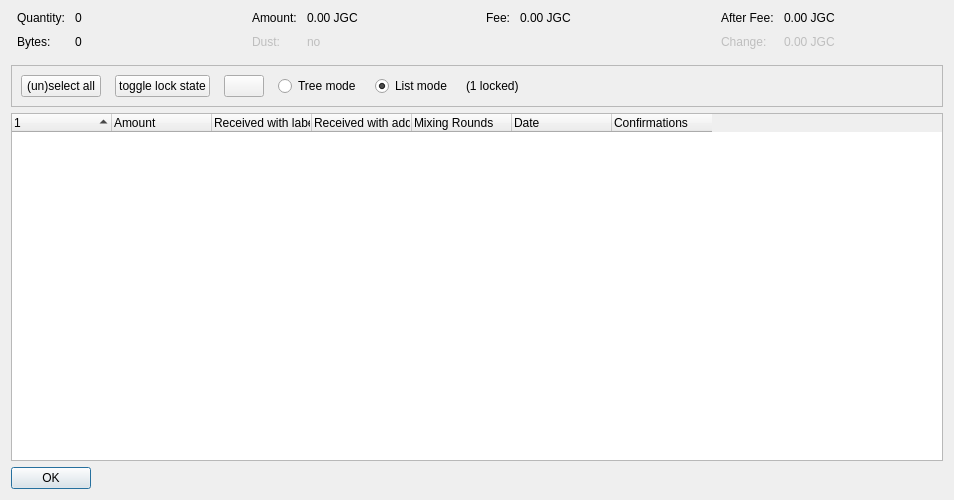
<?xml version="1.0" encoding="UTF-8"?>
<ui version="4.0">
 <class>CoinControlDialog</class>
 <widget class="QDialog" name="CoinControlDialog">
  <property name="geometry">
   <rect>
    <x>0</x>
    <y>0</y>
    <width>954</width>
    <height>500</height>
   </rect>
  </property>
  <property name="windowTitle">
   <string>Coin Selection</string>
  </property>
  <layout class="QVBoxLayout" name="verticalLayout">
   <item>
    <layout class="QHBoxLayout" name="horizontalLayoutTop" stretch="0,0,0,0">
     <property name="topMargin">
      <number>0</number>
     </property>
     <property name="bottomMargin">
      <number>10</number>
     </property>
     <item>
      <layout class="QFormLayout" name="formLayoutCoinControl1">
       <property name="horizontalSpacing">
        <number>10</number>
       </property>
       <property name="verticalSpacing">
        <number>10</number>
       </property>
       <property name="leftMargin">
        <number>6</number>
       </property>
       <property name="rightMargin">
        <number>6</number>
       </property>
       <item row="0" column="0">
        <widget class="QLabel" name="labelCoinControlQuantityText">
         <property name="text">
          <string>Quantity:</string>
         </property>
        </widget>
       </item>
       <item row="0" column="1">
        <widget class="QLabel" name="labelCoinControlQuantity">
         <property name="cursor">
          <cursorShape>IBeamCursor</cursorShape>
         </property>
         <property name="contextMenuPolicy">
          <enum>Qt::ActionsContextMenu</enum>
         </property>
         <property name="text">
          <string notr="true">0</string>
         </property>
         <property name="textInteractionFlags">
          <set>Qt::LinksAccessibleByMouse|Qt::TextSelectableByKeyboard|Qt::TextSelectableByMouse</set>
         </property>
        </widget>
       </item>
       <item row="1" column="0">
        <widget class="QLabel" name="labelCoinControlBytesText">
         <property name="text">
          <string>Bytes:</string>
         </property>
        </widget>
       </item>
       <item row="1" column="1">
        <widget class="QLabel" name="labelCoinControlBytes">
         <property name="cursor">
          <cursorShape>IBeamCursor</cursorShape>
         </property>
         <property name="contextMenuPolicy">
          <enum>Qt::ActionsContextMenu</enum>
         </property>
         <property name="text">
          <string notr="true">0</string>
         </property>
         <property name="textInteractionFlags">
          <set>Qt::LinksAccessibleByMouse|Qt::TextSelectableByKeyboard|Qt::TextSelectableByMouse</set>
         </property>
        </widget>
       </item>
      </layout>
     </item>
     <item>
      <layout class="QFormLayout" name="formLayoutCoinControl2">
       <property name="horizontalSpacing">
        <number>10</number>
       </property>
       <property name="verticalSpacing">
        <number>10</number>
       </property>
       <property name="leftMargin">
        <number>6</number>
       </property>
       <property name="rightMargin">
        <number>6</number>
       </property>
       <item row="0" column="0">
        <widget class="QLabel" name="labelCoinControlAmountText">
         <property name="text">
          <string>Amount:</string>
         </property>
        </widget>
       </item>
       <item row="0" column="1">
        <widget class="QLabel" name="labelCoinControlAmount">
         <property name="cursor">
          <cursorShape>IBeamCursor</cursorShape>
         </property>
         <property name="contextMenuPolicy">
          <enum>Qt::ActionsContextMenu</enum>
         </property>
         <property name="text">
          <string notr="true">0.00 JGC</string>
         </property>
         <property name="textInteractionFlags">
          <set>Qt::LinksAccessibleByMouse|Qt::TextSelectableByKeyboard|Qt::TextSelectableByMouse</set>
         </property>
        </widget>
       </item>
       <item row="1" column="0">
        <widget class="QLabel" name="labelCoinControlLowOutputText">
         <property name="enabled">
          <bool>false</bool>
         </property>
         <property name="text">
          <string>Dust:</string>
         </property>
        </widget>
       </item>
       <item row="1" column="1">
        <widget class="QLabel" name="labelCoinControlLowOutput">
         <property name="enabled">
          <bool>false</bool>
         </property>
         <property name="cursor">
          <cursorShape>IBeamCursor</cursorShape>
         </property>
         <property name="contextMenuPolicy">
          <enum>Qt::ActionsContextMenu</enum>
         </property>
         <property name="text">
          <string notr="true">no</string>
         </property>
         <property name="textInteractionFlags">
          <set>Qt::LinksAccessibleByMouse|Qt::TextSelectableByKeyboard|Qt::TextSelectableByMouse</set>
         </property>
        </widget>
       </item>
      </layout>
     </item>
     <item>
      <layout class="QFormLayout" name="formLayoutCoinControl3">
       <property name="horizontalSpacing">
        <number>10</number>
       </property>
       <property name="verticalSpacing">
        <number>10</number>
       </property>
       <property name="leftMargin">
        <number>6</number>
       </property>
       <property name="rightMargin">
        <number>6</number>
       </property>
       <item row="0" column="0">
        <widget class="QLabel" name="labelCoinControlFeeText">
         <property name="text">
          <string>Fee:</string>
         </property>
        </widget>
       </item>
       <item row="0" column="1">
        <widget class="QLabel" name="labelCoinControlFee">
         <property name="cursor">
          <cursorShape>IBeamCursor</cursorShape>
         </property>
         <property name="contextMenuPolicy">
          <enum>Qt::ActionsContextMenu</enum>
         </property>
         <property name="text">
          <string notr="true">0.00 JGC</string>
         </property>
         <property name="textInteractionFlags">
          <set>Qt::LinksAccessibleByMouse|Qt::TextSelectableByKeyboard|Qt::TextSelectableByMouse</set>
         </property>
        </widget>
       </item>
      </layout>
     </item>
     <item>
      <layout class="QFormLayout" name="formLayoutCoinControl4">
       <property name="horizontalSpacing">
        <number>10</number>
       </property>
       <property name="verticalSpacing">
        <number>10</number>
       </property>
       <property name="leftMargin">
        <number>6</number>
       </property>
       <property name="rightMargin">
        <number>6</number>
       </property>
       <item row="0" column="0">
        <widget class="QLabel" name="labelCoinControlAfterFeeText">
         <property name="text">
          <string>After Fee:</string>
         </property>
        </widget>
       </item>
       <item row="0" column="1">
        <widget class="QLabel" name="labelCoinControlAfterFee">
         <property name="cursor">
          <cursorShape>IBeamCursor</cursorShape>
         </property>
         <property name="contextMenuPolicy">
          <enum>Qt::ActionsContextMenu</enum>
         </property>
         <property name="text">
          <string notr="true">0.00 JGC</string>
         </property>
         <property name="textInteractionFlags">
          <set>Qt::LinksAccessibleByMouse|Qt::TextSelectableByKeyboard|Qt::TextSelectableByMouse</set>
         </property>
        </widget>
       </item>
       <item row="1" column="0">
        <widget class="QLabel" name="labelCoinControlChangeText">
         <property name="enabled">
          <bool>false</bool>
         </property>
         <property name="text">
          <string>Change:</string>
         </property>
        </widget>
       </item>
       <item row="1" column="1">
        <widget class="QLabel" name="labelCoinControlChange">
         <property name="enabled">
          <bool>false</bool>
         </property>
         <property name="cursor">
          <cursorShape>IBeamCursor</cursorShape>
         </property>
         <property name="contextMenuPolicy">
          <enum>Qt::ActionsContextMenu</enum>
         </property>
         <property name="text">
          <string notr="true">0.00 JGC</string>
         </property>
         <property name="textInteractionFlags">
          <set>Qt::LinksAccessibleByMouse|Qt::TextSelectableByKeyboard|Qt::TextSelectableByMouse</set>
         </property>
        </widget>
       </item>
      </layout>
     </item>
    </layout>
   </item>
   <item>
    <widget class="QFrame" name="frame">
     <property name="minimumSize">
      <size>
       <width>0</width>
       <height>40</height>
      </size>
     </property>
     <property name="frameShape">
      <enum>QFrame::StyledPanel</enum>
     </property>
     <property name="frameShadow">
      <enum>QFrame::Sunken</enum>
     </property>
     <layout class="QHBoxLayout" name="horizontalLayout">
      <item>
       <layout class="QHBoxLayout" name="horizontalLayoutPanel" stretch="0,0,0,0,0,0,0">
        <property name="spacing">
         <number>14</number>
        </property>
        <item>
         <widget class="QPushButton" name="pushButtonSelectAll">
          <property name="sizePolicy">
           <sizepolicy hsizetype="Maximum" vsizetype="Fixed">
            <horstretch>0</horstretch>
            <verstretch>0</verstretch>
           </sizepolicy>
          </property>
          <property name="text">
           <string>(un)select all</string>
          </property>
          <property name="autoDefault">
           <bool>false</bool>
          </property>
         </widget>
        </item>
        <item>
         <widget class="QPushButton" name="pushButtonToggleLock">
          <property name="sizePolicy">
           <sizepolicy hsizetype="Maximum" vsizetype="Fixed">
            <horstretch>0</horstretch>
            <verstretch>0</verstretch>
           </sizepolicy>
          </property>
          <property name="text">
           <string>toggle lock state</string>
          </property>
          <property name="autoDefault">
           <bool>false</bool>
          </property>
         </widget>
        </item>
        <item>
         <widget class="QPushButton" name="hideButton">
          <property name="sizePolicy">
           <sizepolicy hsizetype="Maximum" vsizetype="Fixed">
            <horstretch>0</horstretch>
            <verstretch>0</verstretch>
           </sizepolicy>
          </property>
          <property name="text">
           <string/>
          </property>
          <property name="autoDefault">
           <bool>false</bool>
          </property>
         </widget>
        </item>
        <item>
         <widget class="QRadioButton" name="radioTreeMode">
          <property name="sizePolicy">
           <sizepolicy hsizetype="Maximum" vsizetype="Fixed">
            <horstretch>0</horstretch>
            <verstretch>0</verstretch>
           </sizepolicy>
          </property>
          <property name="text">
           <string>Tree mode</string>
          </property>
         </widget>
        </item>
        <item>
         <widget class="QRadioButton" name="radioListMode">
          <property name="sizePolicy">
           <sizepolicy hsizetype="Maximum" vsizetype="Fixed">
            <horstretch>0</horstretch>
            <verstretch>0</verstretch>
           </sizepolicy>
          </property>
          <property name="text">
           <string>List mode</string>
          </property>
          <property name="checked">
           <bool>true</bool>
          </property>
         </widget>
        </item>
        <item>
         <widget class="QLabel" name="labelLocked">
          <property name="text">
           <string>(1 locked)</string>
          </property>
         </widget>
        </item>
        <item>
         <spacer name="horizontalSpacer">
          <property name="orientation">
           <enum>Qt::Horizontal</enum>
          </property>
          <property name="sizeHint" stdset="0">
           <size>
            <width>40</width>
            <height>20</height>
           </size>
          </property>
         </spacer>
        </item>
       </layout>
      </item>
     </layout>
    </widget>
   </item>
   <item>
    <widget class="CoinControlTreeWidget" name="treeWidget">
     <property name="contextMenuPolicy">
      <enum>Qt::CustomContextMenu</enum>
     </property>
     <property name="sortingEnabled">
      <bool>false</bool>
     </property>
     <property name="columnCount">
      <number>7</number>
     </property>
     <attribute name="headerShowSortIndicator" stdset="0">
      <bool>true</bool>
     </attribute>
     <attribute name="headerStretchLastSection">
      <bool>false</bool>
     </attribute>
     <column>
      <property name="text">
       <string/>
      </property>
     </column>
     <column>
      <property name="text">
       <string>Amount</string>
      </property>
     </column>
     <column>
      <property name="text">
       <string>Received with label</string>
      </property>
     </column>
     <column>
      <property name="text">
       <string>Received with address</string>
      </property>
     </column>
     <column>
      <property name="text">
       <string>Mixing Rounds</string>
      </property>
     </column>
     <column>
      <property name="text">
       <string>Date</string>
      </property>
     </column>
     <column>
      <property name="text">
       <string>Confirmations</string>
      </property>
      <property name="toolTip">
       <string>Confirmed</string>
      </property>
     </column>
    </widget>
   </item>
   <item>
    <widget class="QDialogButtonBox" name="buttonBox">
     <property name="sizePolicy">
      <sizepolicy hsizetype="Maximum" vsizetype="Fixed">
       <horstretch>0</horstretch>
       <verstretch>0</verstretch>
      </sizepolicy>
     </property>
     <property name="orientation">
      <enum>Qt::Horizontal</enum>
     </property>
     <property name="standardButtons">
      <set>QDialogButtonBox::Ok</set>
     </property>
    </widget>
   </item>
  </layout>
 </widget>
 <customwidgets>
  <customwidget>
   <class>CoinControlTreeWidget</class>
   <extends>QTreeWidget</extends>
   <header>qt/coincontroltreewidget.h</header>
  </customwidget>
 </customwidgets>
 <resources/>
 <connections/>
</ui>
